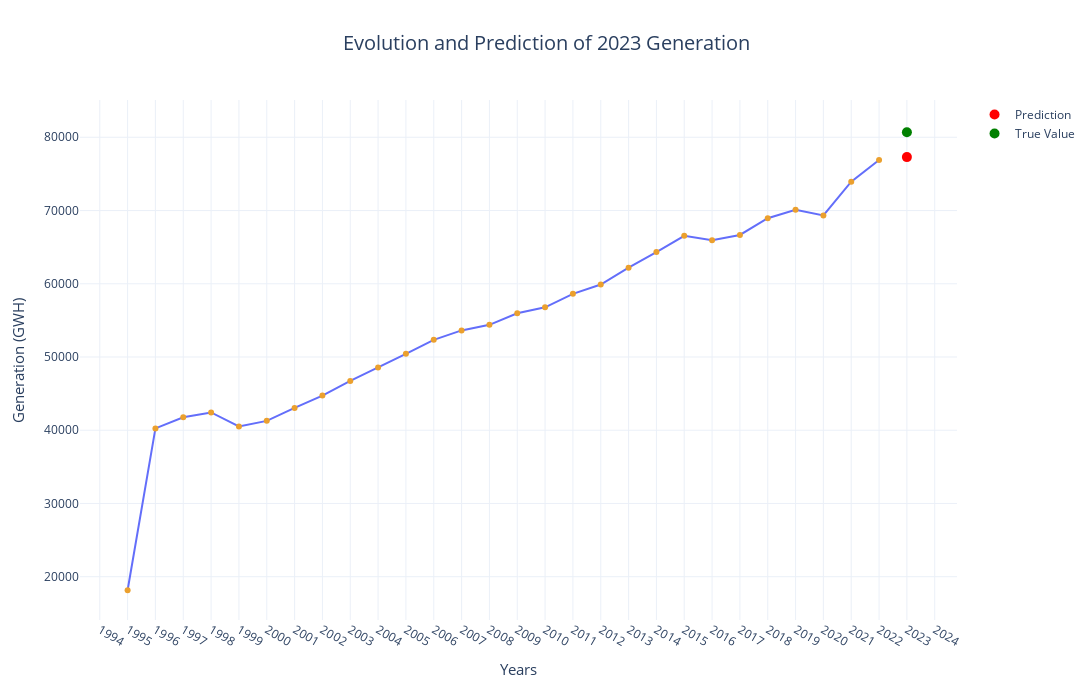

Here is the notebook cell this chart was saved with:
### Markdown cell above
## Linear Regression Model for Future Generation Prediction
Building and training the regression model.

### Code cell
# Initialize the Linear Regression model
temp_reg = LinearRegression()

# Fit the model to the data
temp_reg.fit(np.array(data["Fecha"]).reshape(-1, 1), np.array(data["Total"]).reshape(-1, 1))

# Predict the value for the year 2023
prediccion = temp_reg.predict(np.array(2023).reshape(1, -1)).item()

# Print the prediction for 2023
print(f"Prediction for 2023: {round(prediccion,2)} GWH")

# Plot the data using Plotly
fig = px.line(data, x='Fecha', y='Total', title='Evolution and Prediction of 2023 Generation ',
              labels={'Fecha': 'Years', 'Total': 'Generation (GWH)'}, markers=True)

# Update the trace marker color
fig.update_traces(marker=dict(color='#EBA02E'))

# Add the prediction point
fig.add_trace(go.Scatter(
    x=[2023], y=[prediccion],
    mode='markers', name='Prediction',
    marker=dict(color='red', size=10)
))

# Add the true value point
fig.add_trace(go.Scatter(
    x=[2023], y=[80687.35],
    mode='markers', name='True Value',
    marker=dict(color='green', size=10)
))

# Update the layout
fig.update_layout(
    xaxis=dict(tickmode='linear'),
    yaxis=dict(tickformat=".0f"),
    template='plotly_white',
    title=dict(font=dict(size=20), x=0.5,  # Centring the title
        xanchor='center',),
    xaxis_title=dict(font=dict(size=15)),
    yaxis_title=dict(font=dict(size=15)),
    legend=dict(font=dict(size=12)),width=1400,height=700
)

# Show the plot
fig.show()

#Seaborn Plot for github visualization
plt.figure(figsize=(17,10))
sns.lineplot(x="Fecha",y="Total",data=data,marker='o')
sns.scatterplot(x=[2023],y=prediccion,color="red",label="Predicted Value 2023")
sns.scatterplot(x=[2023],y=80687.35,label="True Value (2023)")#dato verdadero sacado del dashboaard

plt.annotate(f'{prediccion:.2f} GWH', (2023, prediccion), textcoords="offset points", xytext=(0,10), ha='center')


plt.annotate(f'{80687.35:.2f} GWH', (2023, 80687.35), textcoords="offset points", xytext=(0,10), ha='center')
plt.grid(alpha=0.5)
plt.xticks(ticks=range(1995, 2024, 1), rotation=45)
plt.title('Evolution and Prediction of 2023 Generation ',fontsize=18)
plt.xlabel('Years')
plt.ylabel('Generation(GWH)')
plt.show()

print(f"The value predicted by the linear regression model is {round(prediccion,2)} GWh (shown in red on the graph), while the actual value is 80,687.35 GWh (shown in green).")
print(f"the difference between the predicted value and the true value is: {round((80687.35-prediccion)/80687.35*100,2)} %")

### Figure 1 — Plotly figure (JSON) as saved in the notebook; plotly's stock layout.template omitted (floating-point values rounded to 4 significant figures)
{"data": [{"hovertemplate": "Years=%{x}<br>Generation (GWH)=%{y}<extra></extra>", "legendgroup": "", "line": {"color": "#636efa", "dash": "solid"}, "marker": {"color": "#EBA02E", "symbol": "circle"}, "mode": "lines+markers", "name": "", "orientation": "v", "showlegend": false, "type": "scatter", "x": [1995, 1996, 1997, 1998, 1999, 2000, 2001, 2002, 2003, 2004, 2005, 2006, 2007, 2008, 2009, 2010, 2011, 2012, 2013, 2014, 2015, 2016, 2017, 2018, 2019, 2020, 2021, 2022], "xaxis": "x", "y": [18148, 40249, 41768, 42422, 40514, 41277, 43048, 44734, 46735, 48563, 50431, 52340, 53627, 54395, 55965, 56787, 58621, 59891, 62197, 64328, 66548, 65943, 66667, 68947, 70114, 69324, 73933, 76908], "yaxis": "y"}, {"marker": {"color": "red", "size": 10}, "mode": "markers", "name": "Prediction", "type": "scatter", "x": [2023], "y": [77290.0]}, {"marker": {"color": "green", "size": 10}, "mode": "markers", "name": "True Value", "type": "scatter", "x": [2023], "y": [80690.0]}], "layout": {"height": 700, "legend": {"font": {"size": 12}, "tracegroupgap": 0}, "title": {"font": {"size": 20}, "text": "Evolution and Prediction of 2023 Generation ", "x": 0.5, "xanchor": "center"}, "width": 1400, "xaxis": {"anchor": "y", "domain": [0, 1], "tickmode": "linear", "title": {"font": {"size": 15}, "text": "Years"}}, "yaxis": {"anchor": "x", "domain": [0, 1], "tickformat": ".0f", "title": {"font": {"size": 15}, "text": "Generation (GWH)"}}}}
